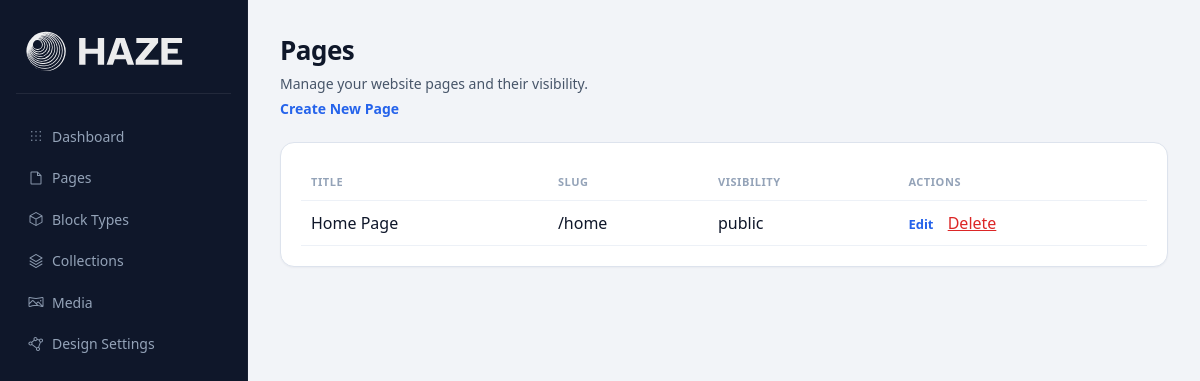
/admin/pages, run on an earlier commit of the app's database.
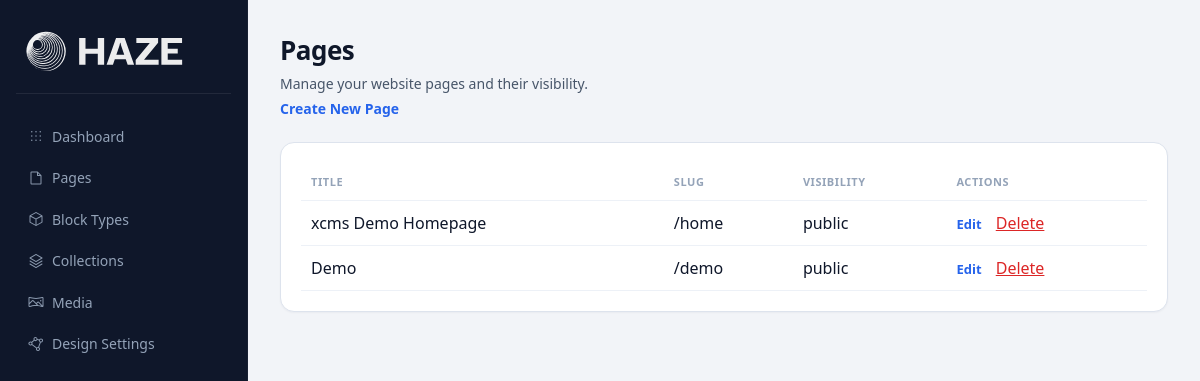
And on a later commit of the database.
### tables this page shows
CREATE TABLE pages (
    id INTEGER PRIMARY KEY AUTOINCREMENT,
    slug TEXT NOT NULL,
    title TEXT NOT NULL,
    description TEXT,
    visibility TEXT NOT NULL DEFAULT 'draft' CHECK (visibility IN ('public', 'private', 'draft')),
    seo_title TEXT,
    seo_description TEXT,
    created_at TEXT NOT NULL,
    updated_at TEXT NOT NULL
);

### app/Core/View.php (called while the page is built, shortened)
<?php
class View
{
    private string $basePath;
    public function __construct()
    {
        $this->basePath = BASE_PATH . '/app/Views';
    }
    public function render(string $view, array $data = []): string
    {
        $path = $this->basePath . '/' . $view . '.php';
        extract($data, EXTR_SKIP);
        require $path;
        return ob_get_clean();
    }
}

### app/Core/Controller.php (called while the page is built, shortened)
<?php
abstract class Controller
{
    protected function render(string $view, array $data = [], string $layout = 'main'): void
    {
        $viewEngine = new View();
        $content = $viewEngine->render($view, $data);
    }
}

### app/Controllers/Admin/PageAdminController.php (called while the page is built, shortened)
<?php
class PageAdminController extends Controller
{
    private PageRepository $pageRepository;
    public function __construct(\App\Core\Request $request, \App\Core\Response $response)
    {
        $this->pageRepository = new PageRepository();
    }
    public function index(): void
    {
        $pages = $this->pageRepository->all();
        $this->render('admin/pages/index', [
            'pageTitle' => 'Manage Pages',
            'pages' => $pages,
            'flash' => $this->readFlashFromQuery(),
        ], 'admin');
    }
    private function readFlashFromQuery(): ?array
    {
        return null;
    }
}

### public/index.php (called while the page is built, shortened)
<?php
try {
    $request = new Request();
    $response = new Response();
    $router = new Router();
    $routes = require dirname(__DIR__) . '/routes.php';
    foreach ($routes as $path => $handler) {
        $router->get($path, $handler);
        $router->post($path, $handler);
    }
    $router->setSlugFallback('PageController', 'show');
    $router->dispatch($request, $response);
} catch (\Exception $e) {
    http_response_code(500);
    echo '<h1>Error</h1>';
    echo '<p>' . htmlspecialchars($e->getMessage()) . '</p>';
    if (getenv('APP_DEBUG')) {
        echo '<pre>' . htmlspecialchars($e->getTraceAsString()) . '</pre>';
    }
}

### app/Core/Autoloader.php (called while the page is built, shortened)
<?php
class Autoloader
{
    private static string $basePath;
    public static function register(string $basePath): void
    {
        self::$basePath = $basePath;
    }
    public static function load(string $class): void
    {
        $path = self::$basePath . '/app/' . str_replace('\\', '/', substr($class, 4)) . '.php';
    }
}

### app/Core/Database.php (called while the page is built, shortened)
<?php
class Database
{
    private static ?PDO $instance = null;
    public static function initialize(string $dbPath): void
    {
        try {
            self::$instance = new PDO(
                'sqlite:' . $dbPath,
                null,
                null,
                [
                    PDO::ATTR_ERRMODE => PDO::ERRMODE_EXCEPTION,
                    PDO::ATTR_DEFAULT_FETCH_MODE => PDO::FETCH_ASSOC,
                ]
            );
            self::$instance->exec('PRAGMA foreign_keys = ON');
        } catch (\PDOException $e) {
            throw new \RuntimeException('Database connection failed: ' . $e->getMessage());
        }
    }
    public static function connection(): PDO
    {
        return self::$instance;
    }
}

### app/Repositories/BaseRepository.php (called while the page is built, shortened)
<?php
abstract class BaseRepository
{
    protected string $table;
    protected PDO $db;
    public function __construct()
    {
        $this->db = Database::connection();
    }
    protected function hydrate(array $row): object
    {
        return new $this->modelClass($row);
    }
    protected function hydrateAll(array $rows): array
    {
        return array_map($this->hydrate(...), $rows);
    }
    public function all(): array
    {
        $stmt = $this->db->query("SELECT * FROM {$this->table}");
        return $this->hydrateAll($stmt->fetchAll(PDO::FETCH_ASSOC));
    }
}

### app/Models/Page.php (called while the page is built, shortened)
<?php
class Page
{
    public function fromArray(array $data): self
    {
        return $this;
    }
}

### app/Views/admin/pages/index.php (the view, shortened to what the changed rows need)
<section class="admin-page-header">
    <h2>Pages</h2>
</section>
<section class="admin-grid">
    <div class="stat-card">
        <?php if (empty($pages)): ?>
            <p>No pages found.</p>
        <?php else: ?>
            <table class="admin-table">
                <thead>
                <tr>
                    <th>Title</th>
                    <th>Slug</th>
                    <th>Visibility</th>
                    <th>Actions</th>
                </tr>
                </thead>
                <tbody>
                <?php foreach ($pages as $page): ?>
                    <tr>
                        <td><?= htmlspecialchars((string) $page->title, ENT_QUOTES | ENT_SUBSTITUTE, 'UTF-8') ?></td>
                        <td>/<?= htmlspecialchars((string) $page->slug, ENT_QUOTES | ENT_SUBSTITUTE, 'UTF-8') ?></td>
                        <td><?= htmlspecialchars((string) $page->visibility, ENT_QUOTES | ENT_SUBSTITUTE, 'UTF-8') ?></td>
                        <td>
                            <a href="/admin/pages/<?= (int) $page->id ?>/edit">Edit</a>
                            <form method="post" action="/admin/pages" class="inline-form" onsubmit="return confirm('Delete this page?');">
                                <button type="submit" class="link-button">Delete</button>
                            </form>
                        </td>
                    </tr>
                <?php endforeach; ?>
                </tbody>
            </table>
        <?php endif; ?>
    </div>
</section>

What changed in the data, as far as the page shows it:
changed pages "home": title "Home Page" → "xcms Demo Homepage"
added pages: title "Demo", slug "demo", visibility "public"
